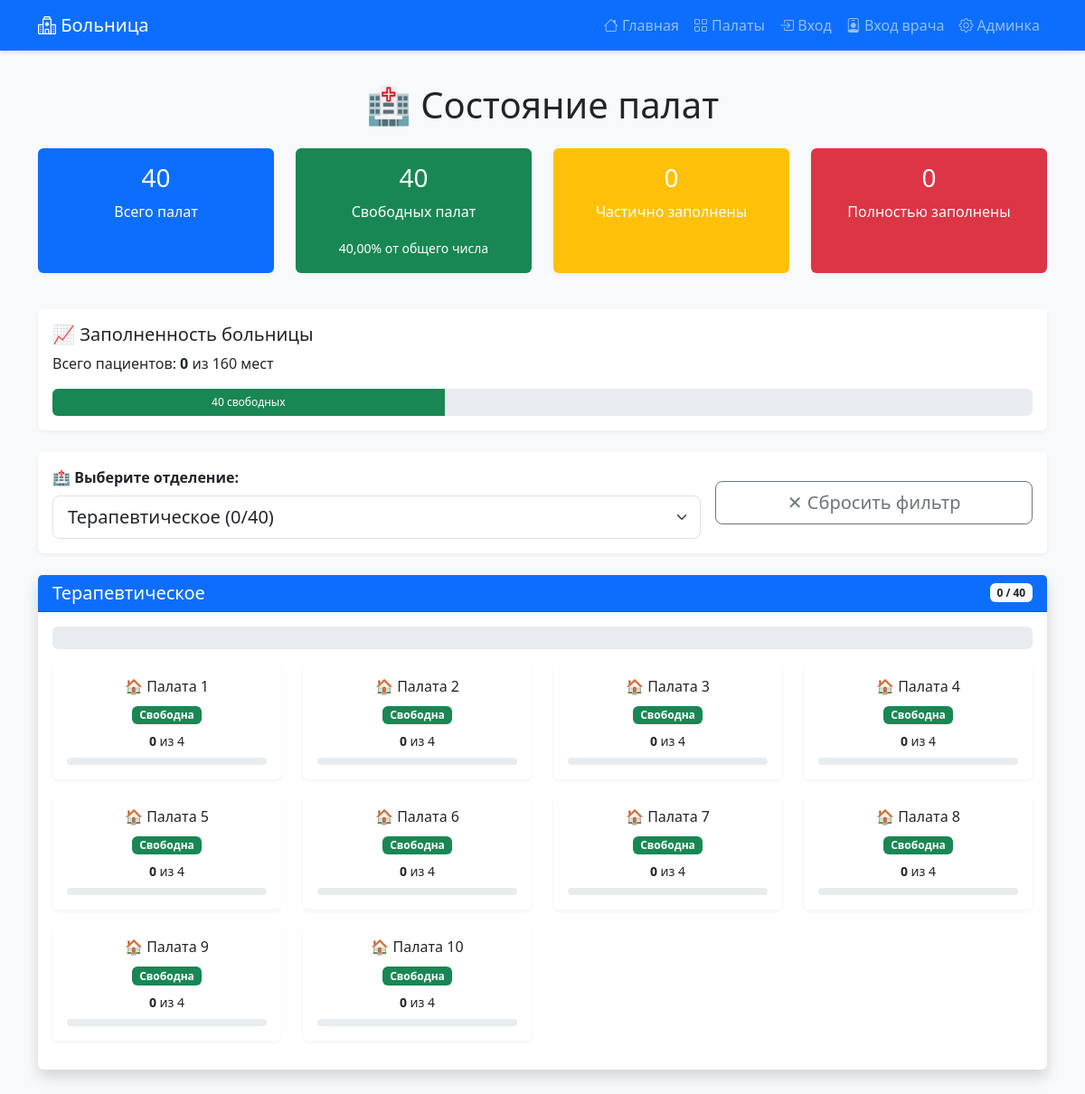
The app's page /room_status/?department=2 with its own data.
### hospital/models.py (models this page shows, shortened)
class Department(models.Model):
    name = models.CharField(max_length=100, verbose_name="Название отделения")
    class Meta:
        verbose_name = "Отделение"
        verbose_name_plural = "Отделения"

class Room(models.Model):
    department = models.ForeignKey(Department, on_delete=models.CASCADE, verbose_name="Отделение")
    number = models.IntegerField(verbose_name="Номер палаты")
    capacity = models.IntegerField(default=4, verbose_name="Вместимость")
    class Meta:
        verbose_name = "Палата"
        verbose_name_plural = "Палаты"
        unique_together = ['department', 'number']
        ordering = ['department', 'number']

### hospital/views.py (the view)
# urls.py: path('room_status/', views.room_status, name='room_status'),
def room_status(request):
    dep_id = request.GET.get('department')
    if dep_id:
        departments = Department.objects.filter(id=dep_id).prefetch_related('room_set__patient_set')
    else:
        departments = Department.objects.all().prefetch_related('room_set__patient_set')
    total_rooms = Room.objects.count()
    total_capacity = Room.objects.aggregate(total=Sum('capacity'))['total'] or 0
    total_patients = Patient.objects.count()
    occupied_rooms = Room.objects.annotate(patient_count=Count('patient')).filter(patient_count__gt=0).count()
    full_rooms = Room.objects.annotate(
        patient_count=Count('patient')
    ).filter(
        patient_count__gte=4
    ).count()
    empty_rooms = Room.objects.annotate(patient_count=Count('patient')).filter(patient_count=0).count()
    partial_rooms = occupied_rooms - full_rooms
    departments_stats = []
    for dep in departments:
        rooms = Room.objects.filter(department=dep).prefetch_related('patient_set')
        dep_total_patients = Patient.objects.filter(room__department=dep).count()
        dep_total_capacity = sum(r.capacity for r in rooms)
        dep_fill_percent = int((dep_total_patients / dep_total_capacity) * 100) if dep_total_capacity > 0 else 0
        departments_stats.append({
            'department': dep,
            'rooms': rooms,
            'total_patients': dep_total_patients,
            'total_capacity': dep_total_capacity,
            'fill_percent': dep_fill_percent,
        })
    context = {
        'departments_stats': departments_stats,
        'total_rooms': total_rooms,
        'total_capacity': total_capacity,
        'total_patients': total_patients,
        'occupied_rooms': occupied_rooms,
        'full_rooms': full_rooms,
        'empty_rooms': empty_rooms,
        'partial_rooms': partial_rooms,
        'selected_department': dep_id,
    }
    return render(request, "room_status.html", context)

### hospital/templates/room_status.html (shortened to what this page needs)
{% extends 'base.html' %}
{% block content %}
<div class="container">
    <h1 class="text-center mb-4">🏥 Состояние палат</h1>
    <div class="row mb-4">
        <div class="col-md-3 mb-3">
            <div class="card text-white bg-primary h-100">
                <div class="card-body text-center">
                    <h3 class="card-title">{{ total_rooms }}</h3>
                    <p class="card-text">Всего палат</p>
                </div>
            </div>
        </div>
        <div class="col-md-3 mb-3">
            <div class="card text-white bg-success h-100">
                <div class="card-body text-center">
                    <h3 class="card-title">{{ empty_rooms }}</h3>
                    <p class="card-text">Свободных палат</p>
                    <small>{{ empty_rooms|floatformat:1|add:"0" }}% от общего числа</small>
                </div>
            </div>
        </div>
        <div class="col-md-3 mb-3">
            <div class="card text-white bg-warning h-100">
                <div class="card-body text-center">
                    <h3 class="card-title">{{ partial_rooms }}</h3>
                    <p class="card-text">Частично заполнены</p>
                </div>
            </div>
        </div>
        <div class="col-md-3 mb-3">
            <div class="card text-white bg-danger h-100">
                <div class="card-body text-center">
                    <h3 class="card-title">{{ full_rooms }}</h3>
                    <p class="card-text">Полностью заполнены</p>
                </div>
            </div>
        </div>
    </div>
    <div class="card mb-4">
        <div class="card-body">
            <h5 class="card-title">📈 Заполненность больницы</h5>
            <p>Всего пациентов: <strong>{{ total_patients }}</strong> из {{ total_capacity }} мест</p>
            <div class="progress" style="height: 30px;">
                <div class="progress-bar bg-success" style="width: {{ empty_rooms|floatformat:0|add:'0' }}%;">
                    {{ empty_rooms }} свободных
                </div>
            </div>
        </div>
    </div>
    <div class="card mb-4">
        <div class="card-body">
            <form method="GET" class="row g-3 align-items-center">
                <div class="col-md-8">
                    <label class="form-label fw-bold">🏥 Выберите отделение:</label>
                    <select name="department" class="form-select form-select-lg" onchange="this.form.submit()">
                        {% for dep_stat in departments_stats %}
                        <option value="{{ dep_stat.department.id }}" {% if selected_department == dep_stat.department.id|stringformat:"s" %}selected{% endif %}>
                            {{ dep_stat.department.name }} ({{ dep_stat.total_patients }}/{{ dep_stat.total_capacity }})
                        </option>
                        {% endfor %}
                    </select>
                </div>
                <div class="col-md-4">
                    <a href="{% url 'room_status' %}" class="btn btn-outline-secondary btn-lg w-100">
                        ✕ Сбросить фильтр
                    </a>
                </div>
            </form>
        </div>
    </div>
    {% for dep_stat in departments_stats %}
    <div class="card mb-4 shadow">
        <div class="card-header bg-primary text-white d-flex justify-content-between align-items-center">
            <h5 class="mb-0">{{ dep_stat.department.name }}</h5>
            <span class="badge bg-light text-dark">{{ dep_stat.total_patients }} / {{ dep_stat.total_capacity }}</span>
        </div>
        <div class="card-body">
            <div class="progress mb-3" style="height: 25px;">
            </div>
            <div class="row">
                {% for room in dep_stat.rooms %}
                <div class="col-md-3 col-sm-4 mb-3">
                    {% with patients=room.patient_set.all %}
                    {% with occupancy=patients.count %}
                    <div class="card h-100 {% if occupancy == 0 %}border-success{% elif occupancy >= 4 %}border-danger{% else %}border-warning{% endif %}"
                         style="border-width: 3px; cursor: pointer;"
                         data-bs-toggle="modal"
                         data-bs-target="#roomModal{{ room.id }}">
                        <div class="card-body text-center p-3">
                            <h6 class="card-title mb-2">
                                🏠 Палата {{ room.number }}
                            </h6>
                            <div class="mb-2">
                                {% if occupancy == 0 %}
                                    <span class="badge bg-success">Свободна</span>
                                {% elif occupancy >= 4 %}
                                    <span class="badge bg-danger">Заполнена</span>
                                {% else %}
                                    <span class="badge bg-warning text-dark">Частично</span>
                                {% endif %}
                            </div>
                            <p class="card-text small mb-0">
                                <strong>{{ occupancy }}</strong> из {{ room.capacity }}
                            </p>
                            <div class="progress mt-2" style="height: 8px;">
                            </div>
                        </div>
                    </div>
                    {% endwith %}
                    {% endwith %}
                </div>
                {% endfor %}
            </div>
        </div>
    </div>
    {% endfor %}
</div>
{% endblock %}

### hospital/templates/base.html (style rules this page uses)
body { background-color: #f8f9fa; min-height: 100vh; display: flex; flex-direction: column; }
.card { box-shadow: 0 2px 4px rgba(0,0,0,0.05); border: none; }

### records on screen
Department: department.name "Терапевтическое", total_patients "0", total_capacity "40"
Room: number "1", occupancy "0", capacity "4"
Room: number "2", occupancy "0", capacity "4"
Room: number "3", occupancy "0", capacity "4"
Room: number "4", occupancy "0", capacity "4"
Room: number "5", occupancy "0", capacity "4"
Room: number "6", occupancy "0", capacity "4"
Room: number "7", occupancy "0", capacity "4"
Room: number "8", occupancy "0", capacity "4"
Room: number "9", occupancy "0", capacity "4"
Room: number "10", occupancy "0", capacity "4"

### other values on screen
{{ total_rooms }} "40"
{{ empty_rooms }} "40"
{{ empty_rooms|floatformat:1|add:"0" }} "40,00"
{{ partial_rooms }} "0"
{{ full_rooms }} "0"
{{ total_patients }} "0"
{{ total_capacity }} "160"
form field department "Терапевтическое (0/40)"
